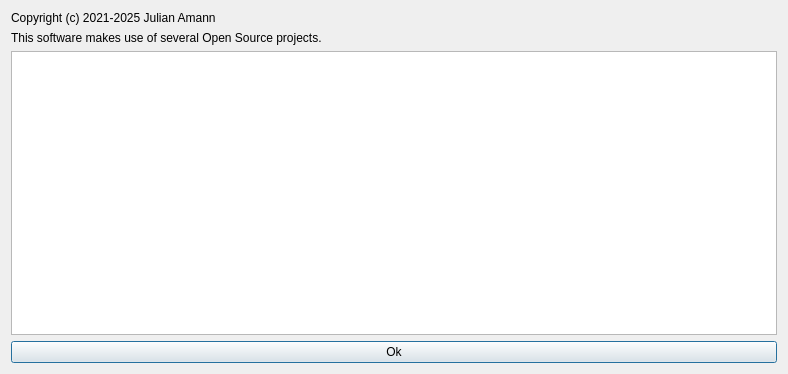
<?xml version="1.0" encoding="UTF-8"?>
<ui version="4.0">
 <class>AboutDialog</class>
 <widget class="QDialog" name="AboutDialog">
  <property name="geometry">
   <rect>
    <x>0</x>
    <y>0</y>
    <width>788</width>
    <height>374</height>
   </rect>
  </property>
  <property name="windowTitle">
   <string>About</string>
  </property>
  <property name="windowIcon">
   <iconset resource="okapi.ui.qrc">
    <normaloff>:/okapi.ui.ico</normaloff>:/okapi.ui.ico</iconset>
  </property>
  <layout class="QVBoxLayout" name="verticalLayout">
   <item>
    <widget class="QLabel" name="label">
     <property name="text">
      <string>Copyright (c) 2021-2025 Julian Amann</string>
     </property>
    </widget>
   </item>
   <item>
    <widget class="QLabel" name="label_2">
     <property name="text">
      <string>This software makes use of several Open Source projects.</string>
     </property>
    </widget>
   </item>
   <item>
    <widget class="QTextEdit" name="textEditLicenseNotes">
     <property name="html">
      <string>&lt;!DOCTYPE HTML PUBLIC &quot;-//W3C//DTD HTML 4.0//EN&quot; &quot;http://www.w3.org/TR/REC-html40/strict.dtd&quot;&gt;
&lt;html&gt;&lt;head&gt;&lt;meta name=&quot;qrichtext&quot; content=&quot;1&quot; /&gt;&lt;style type=&quot;text/css&quot;&gt;
p, li { white-space: pre-wrap; }
&lt;/style&gt;&lt;/head&gt;&lt;body style=&quot; font-family:'MS Shell Dlg 2'; font-size:8.25pt; font-weight:400; font-style:normal;&quot;&gt;
&lt;p style=&quot;-qt-paragraph-type:empty; margin-top:0px; margin-bottom:0px; margin-left:0px; margin-right:0px; -qt-block-indent:0; text-indent:0px; font-family:'Ubuntu'; font-size:11pt;&quot;&gt;&lt;br /&gt;&lt;/p&gt;&lt;/body&gt;&lt;/html&gt;</string>
     </property>
    </widget>
   </item>
   <item>
    <widget class="QPushButton" name="pushButtonOk">
     <property name="text">
      <string>Ok</string>
     </property>
    </widget>
   </item>
  </layout>
 </widget>
 <resources>
  <include location="okapi.ui.qrc"/>
 </resources>
 <connections/>
</ui>
